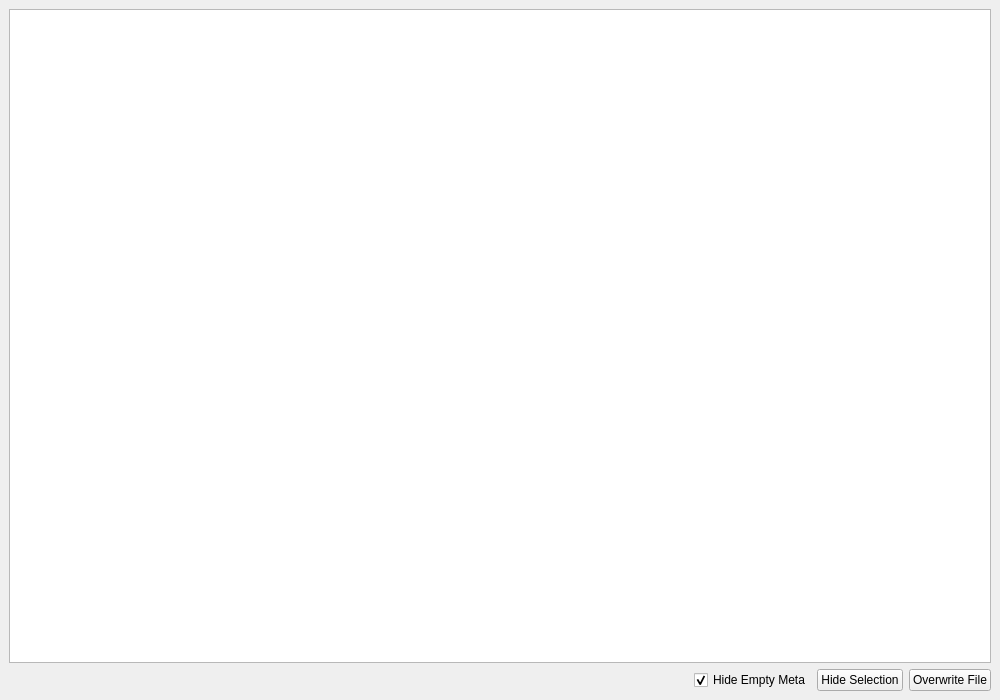
<?xml version="1.0" encoding="UTF-8"?>
<ui version="4.0">
 <class>DiffView</class>
 <widget class="QMainWindow" name="DiffView">
  <property name="geometry">
   <rect>
    <x>0</x>
    <y>0</y>
    <width>1000</width>
    <height>700</height>
   </rect>
  </property>
  <property name="windowTitle">
   <string>DiffView</string>
  </property>
  <widget class="QWidget" name="centralwidget">
   <layout class="QVBoxLayout" name="verticalLayout">
    <item>
     <widget class="QTextEdit" name="edit_diff">
      <property name="font">
       <font>
        <family>Monospace</family>
        <pointsize>11</pointsize>
       </font>
      </property>
      <property name="lineWrapMode">
       <enum>QTextEdit::NoWrap</enum>
      </property>
      <property name="readOnly">
       <bool>true</bool>
      </property>
     </widget>
    </item>
    <item>
     <layout class="QHBoxLayout" name="horizontalLayout">
      <item>
       <widget class="QLabel" name="label_status">
        <property name="text">
         <string>&lt;status&gt;</string>
        </property>
       </widget>
      </item>
      <item>
       <spacer name="horizontalSpacer">
        <property name="orientation">
         <enum>Qt::Horizontal</enum>
        </property>
        <property name="sizeHint" stdset="0">
         <size>
          <width>40</width>
          <height>20</height>
         </size>
        </property>
       </spacer>
      </item>
      <item>
       <widget class="QCheckBox" name="check_hide_empty_meta">
        <property name="text">
         <string>Hide Empty Meta</string>
        </property>
        <property name="checked">
         <bool>true</bool>
        </property>
       </widget>
      </item>
      <item>
       <widget class="QPushButton" name="button_hide_selection">
        <property name="text">
         <string>Hide Selection</string>
        </property>
       </widget>
      </item>
      <item>
       <widget class="QPushButton" name="button_overwrite_file">
        <property name="text">
         <string>Overwrite File</string>
        </property>
       </widget>
      </item>
     </layout>
    </item>
   </layout>
  </widget>
 </widget>
 <tabstops>
  <tabstop>edit_diff</tabstop>
  <tabstop>button_hide_selection</tabstop>
  <tabstop>button_overwrite_file</tabstop>
 </tabstops>
 <resources/>
 <connections/>
</ui>
